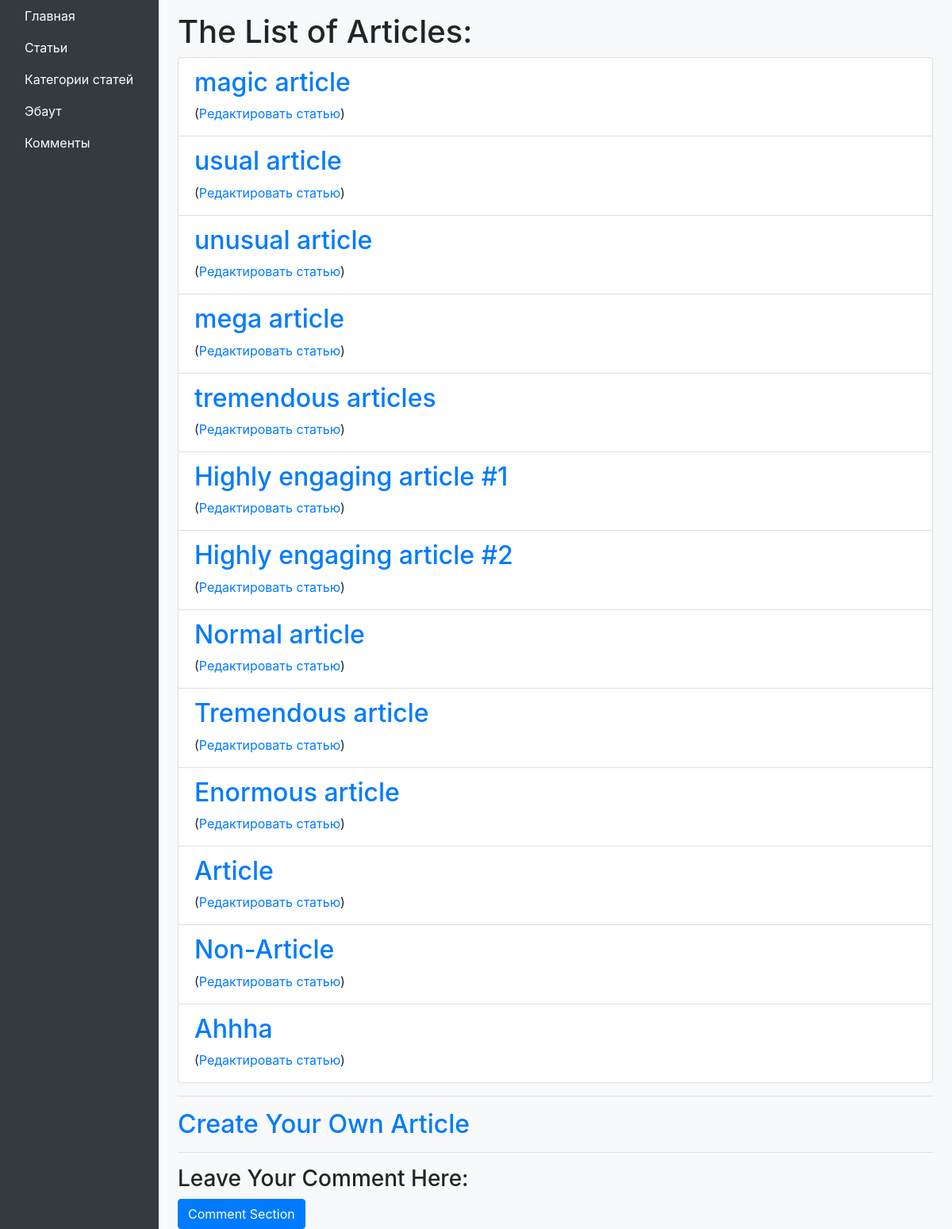
/articles/, run on an earlier commit of the app's database.
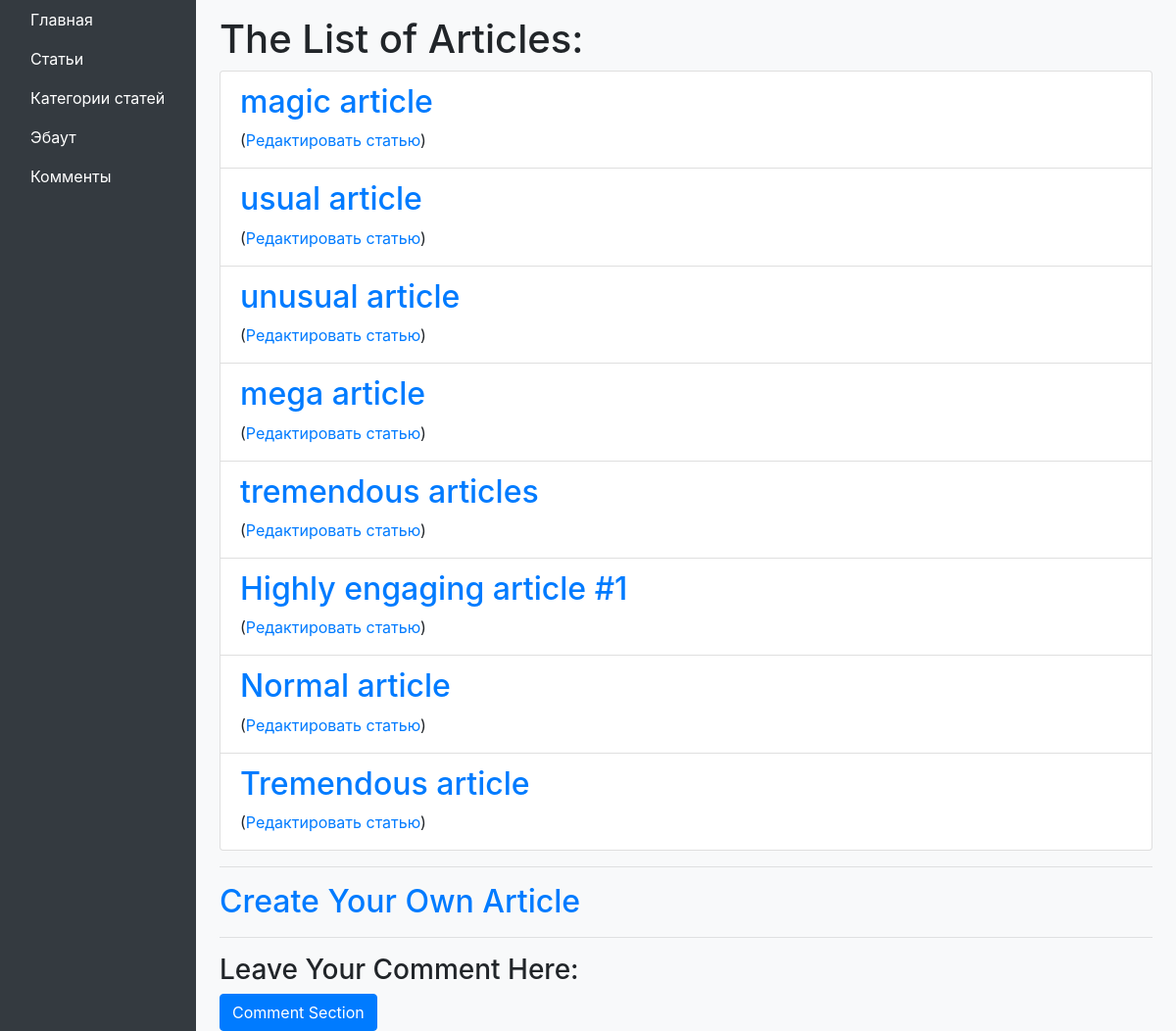
And on a later commit of the database.
### django_blog/articles/models.py (models this page shows, shortened)
class Article(models.Model):
    name = models.CharField(max_length=200)
    body = models.TextField()
    category = models.ForeignKey(Category, on_delete=models.PROTECT)
    timestamp = models.DateTimeField(auto_now_add=True)

### django_blog/articles/views.py (the view)
# urls.py: path('', views.IndexView.as_view(), name='articles_index'),
class IndexView(View):
    def get(self, request, *args, **kwargs):
        articles = Article.objects.all()
        return render(
            request,
            'articles/index.html',
            context={'articles': articles}
        )

### django_blog/templates/articles/index.html (shortened to what this page needs)
{% extends "base.html" %}
{% block content %}
    <div class="articles-container">
        <h1>The List of Articles:</h1>
        <ul class="list-group">
            {% for article in articles %}
                <li class="list-group-item">
                    <h2>
                        <a href="{% url 'articles_detail' article.id %}">{{ article.name }}</a>
                    </h2>
                    <p class="mb-1">
                        (<a href="{% url 'article_update' article.id %}">Редактировать статью</a>)
                    </p>
                </li>
            {% endfor %}
        </ul>
        <hr>
        <h2>
            <a href="{% url 'article_create' %}">Create Your Own Article</a>
        </h2>
        <hr>
        <h3>Leave Your Comment Here:</h3>
        <a href="{% url 'comment_create' %}" class="btn btn-primary">Comment Section</a>
    </div>
{% endblock %}

### django_blog/templates/base.html (shortened to what this page needs)
<!DOCTYPE html>
<html lang="en">
<head>
    <link href="https://stackpath.bootstrapcdn.com/bootstrap/4.3.1/css/bootstrap.min.css" rel="stylesheet">
</head>
<body>
    <div class="container-fluid">
        <div class="row">
            <nav id="sidebar" class="col-md-3 col-lg-2 d-md-block sidebar">
                {% block sidebar %}
                <div class="sidebar-sticky">
                    <ul class="nav flex-column">
                        <li class="nav-item">
                            <a class="nav-link" href="{% url 'index' %}">
                                Главная
                            </a>
                        </li>
                        <li class="nav-item">
                            <a class="nav-link" href="{% url 'articles_index' %}">
                                Статьи
                            </a>
                        </li>
                        <li class="nav-item">
                            <a class="nav-link" href="{% url 'categories_index' %}">
                                Категории статей
                            </a>
                        </li>
                        <li class="nav-item">
                            <a class="nav-link" href="{% url 'about' %}">
                                Эбаут
                            </a>
                        </li>
                        <li class="nav-item">
                            <a class="nav-link" href="{% url 'comments_index' %}">
                                Комменты
                            </a>
                        </li>
                    </ul>
                </div>
                {% endblock %}
            </nav>
            <main role="main" class="col-md-9 ml-sm-auto col-lg-10 px-4">
                <div id="content" class="pt-3">
                    {% block content %}{% endblock %}
                </div>
            </main>
        </div>
    </div>
</body>
</html>

### django_blog/templates/base.html (style rules this page uses)
body { background-color: #f8f9fa; }
#sidebar { background-color: #343a40; color: #ffffff; }
#sidebar a { color: #ffffff; }

What changed in the data, as far as the page shows it:
removed Article: name "Highly engaging article #2"
removed Article: name "Enormous article"
removed Article: name "Article"
removed Article: name "Non-Article"
removed Article: name "Ahhha"
